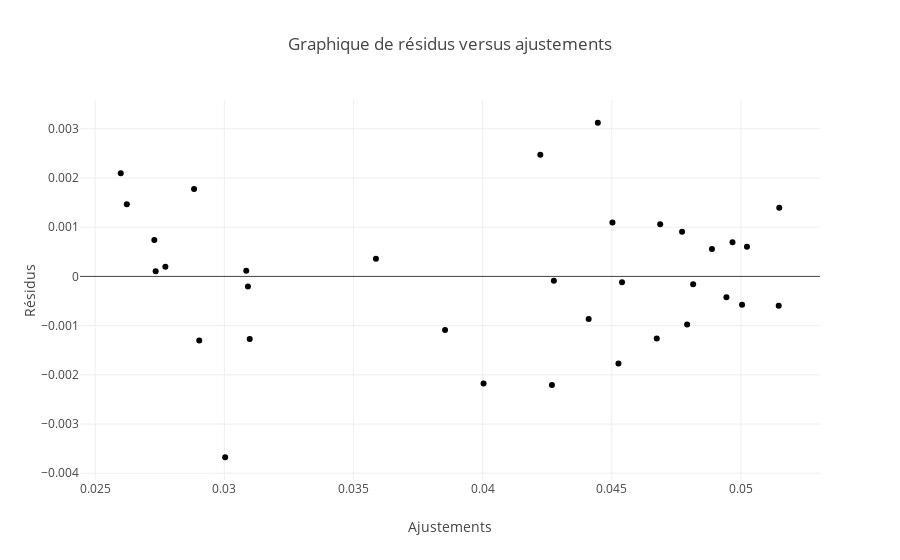

The cell this chart's notebook holds for it:
### Code cell
import plotly.graph_objs as go
import plotly.offline as pyo

trace = go.Scatter(x=results_unrealistic.predict(), y=results_unrealistic.resid, mode='markers')
layout = go.Layout(title='Graphique de résidus versus ajustements', xaxis=dict(title='Ajustements'), yaxis=dict(title='Résidus'))
fig = go.Figure(data=[trace], layout=layout)
fig.show()

### Figure 1 — Plotly figure (JSON) as saved in the notebook; plotly's stock layout.template omitted (floating-point values rounded to 4 significant figures)
{"data": [{"mode": "markers", "type": "scatter", "x": [0.04888, 0.05004, 0.04815, 0.04446, 0.04772, 0.04526, 0.0441, 0.04268, 0.04223, 0.04674, 0.04687, 0.04502, 0.04944, 0.05146, 0.05148, 0.04967, 0.05023, 0.04791, 0.0454, 0.04276, 0.04004, 0.03855, 0.03587, 0.03098, 0.02883, 0.03085, 0.03092, 0.03003, 0.02623, 0.02772, 0.02903, 0.02734, 0.02729, 0.02599], "y": [0.0005567, -0.0005755, -0.0001588, 0.003122, 0.0009097, -0.001771, -0.0008631, -0.002209, 0.002471, -0.001263, 0.001062, 0.001097, -0.0004213, -0.0005964, 0.001394, 0.0006924, 0.0006028, -0.0009773, -0.0001169, -8.693e-05, -0.002178, -0.00109, 0.0003614, -0.001271, 0.001774, 0.0001173, -0.0002069, -0.003674, 0.001466, 0.0001944, -0.001303, 0.0001049, 0.0007417, 0.002095]}], "layout": {"title": {"text": "Graphique de résidus versus ajustements"}, "xaxis": {"title": {"text": "Ajustements"}}, "yaxis": {"title": {"text": "Résidus"}}}}
